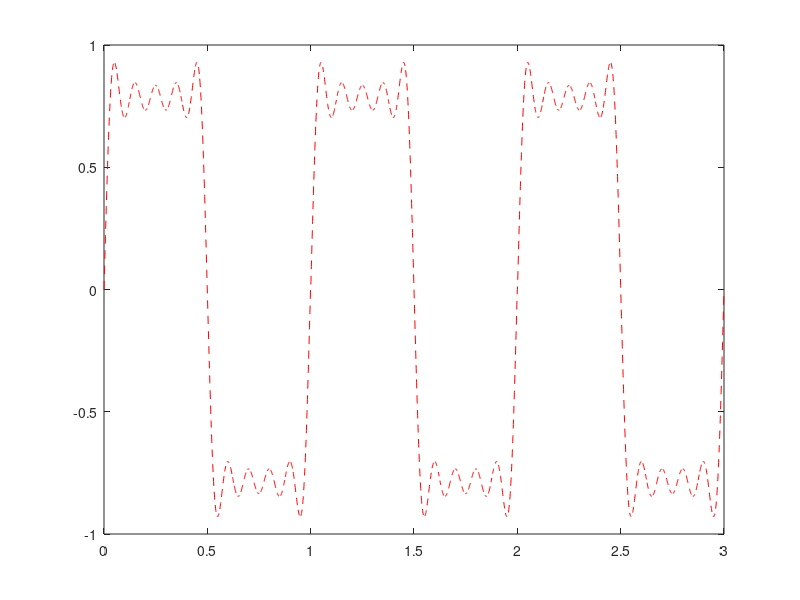
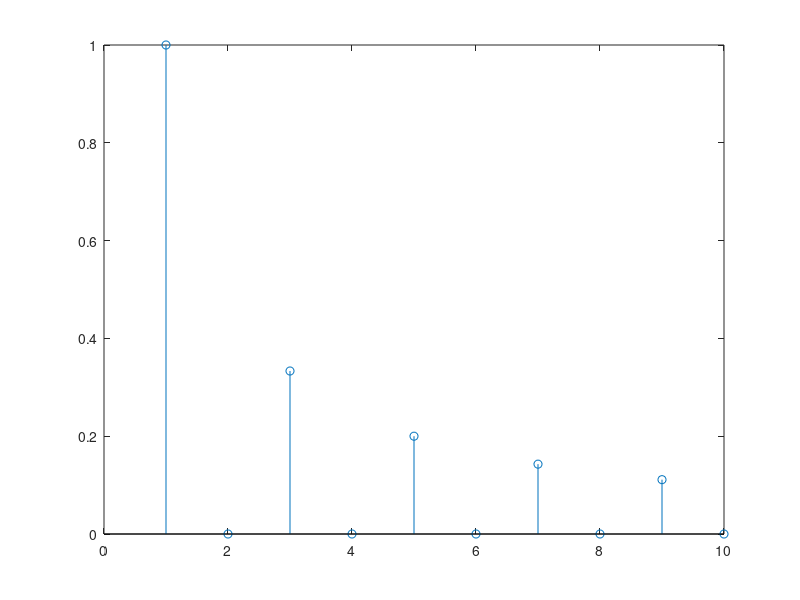

Write MATLAB code to recreate these figures, in order.
clear
% set signal period to 1s
T = 1;
% Time variable
t = linspace(0, T, 1000);
% t(t <= T/2); logic matrix
% Amplitute
V0 = 1;

% % triangular function
% triang = zeros(size(t));
% triang (t<=T/2) = 1- 4*t(t <= T/2)/T;
% triang (t>T/2) = 4*t(t > T/2)/T - 3;

% Synthesis
max_harmonics = 9;
a = zeros(1, max_harmonics+1);
b = zeros(1, max_harmonics+1);
synth_tri = zeros(size(t));

for n = 0 : max_harmonics
    if mod (n,2) == 1
        a(n) = V0./n;
        synth_tri = synth_tri + a(n)*sin(2*pi*n*(1/T)*t);
    end
end

t = linspace(0, 3*T, 3*1000);
synth_tri = repmat (synth_tri, 1, 3);

plot(t, synth_tri,'r--')


% % the value of a0
% syms x;
% f = sum(x.*synth_triang,"all")/T;
% a0 = limit(f, x, 0);
% formatSpec = 'a0 is %4.2f\n';
% fprintf(formatSpec,a0)


% stem(n,a(n))
figure
c = sqrt(a.^2 + b.^2);
stem(c)






